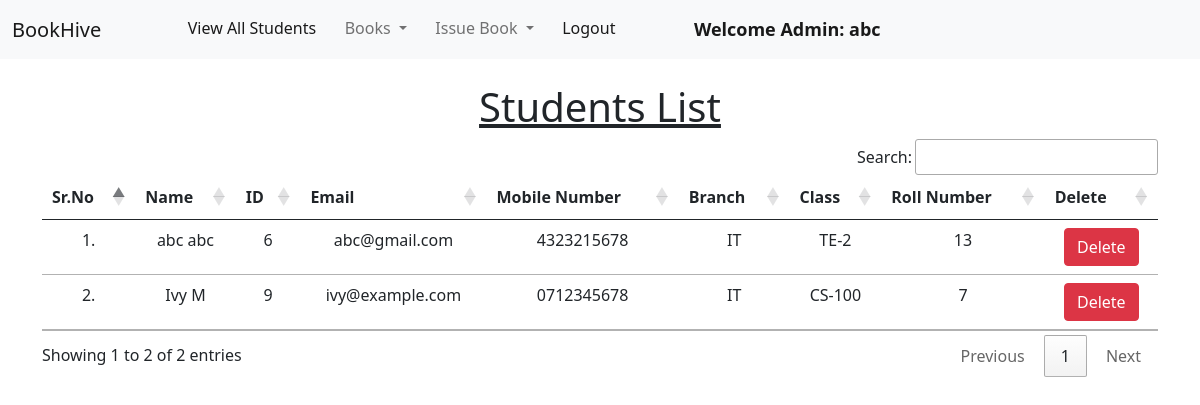
Page /view_students/ (signed in) on the committed database.
### library/models.py (models this page shows, shortened)
class Student(models.Model):
    user = models.OneToOneField(User, on_delete=models.CASCADE)
    classroom = models.CharField(max_length=10)
    branch = models.CharField(max_length=10)
    roll_no = models.CharField(max_length=3, blank=True)
    phone = models.CharField(max_length=10, blank=True)
    image = models.ImageField(upload_to="", blank=True)

### library/views.py (the view)
# urls.py: path("view_students/", views.view_students, name="view_students"),
@login_required(login_url = '/admin_login')
def view_students(request):
    students = Student.objects.all()
    return render(request, "view_students.html", {'students':students})

### library/templates/view_students.html (shortened to what this page needs)
{% extends 'admin_navbar.html' %}
{% load static %}
{% block body %}
<div class="container mt-4">
    <h1 class="text-center"><u>Students List</u></h1>
    <table class="table table-hover" id="example">
        <thead>
            <tr class="text-center">
                <th>Sr.No</th>
                <th>Name</th>
                <th>ID</th>
                <th>Email</th>
                <th>Mobile Number</th>
                <th>Branch</th>
                <th>Class</th>
                <th>Roll Number</th>
                <th>Delete</th>
            </tr>
        </thead>
        <tbody>
            {% for student in students %}
            <tr class="text-center">
                <td>{{forloop.counter}}.</td>
                <td>{{student.user.get_full_name}}</td>
                <td>{{student.user.id}}</td>
                <td>{{student.user.email}}</td>
                <td>{{student.phone}}</td>
                <td>{{student.branch}}</td>
                <td>{{student.classroom}}</td>
                <td>{{student.roll_no}}</td>
                <td><a href="/delete_student/{{student.id}}/" class="btn btn-danger" onclick="return confirm('Are you sure you want to delete this student?')">Delete</a></td>
            </tr>
            {% endfor %}
        </tbody>
    </table>
    </div>
{% endblock %}

### library/templates/admin_navbar.html (shortened to what this page needs)
<!doctype html>
<html lang="en">
  <head>
    <link href="https://cdn.jsdelivr.net/npm/bootstrap@5.1.0/dist/css/bootstrap.min.css" rel="stylesheet">
    <link rel="stylesheet" href="https://cdn.datatables.net/1.10.25/css/jquery.dataTables.min.css">
    <link rel="stylesheet" href="https://cdn.datatables.net/buttons/1.7.1/css/buttons.dataTables.min.css">
  </head>
  <body>
    <nav class="navbar navbar-expand-lg navbar-light bg-light">
        <div class="container-fluid">
          <a class="navbar-brand" href="#">BookHive</a>
          <div class="collapse navbar-collapse" id="navbarSupportedContent">
            <ul class="navbar-nav me-auto mb-2 mb-lg-0">
              <li class="nav-item">
                <a class="nav-link active" aria-current="page" href="/view_students/">View All Students</a>
              </li>
              <li class="nav-item dropdown">
                <a class="nav-link dropdown-toggle" href="#" id="navbarDropdown" role="button" data-bs-toggle="dropdown" aria-expanded="false">
                  Books
                </a>
              </li>
              <li class="nav-item dropdown">
                <a class="nav-link dropdown-toggle" href="#" id="navbarDropdown" role="button" data-bs-toggle="dropdown" aria-expanded="false">
                  Issue Book
                </a>
              </li>
              <li class="nav-item">
                <a class="nav-link active" aria-current="page" href="/logout/">Logout</a>
              </li>
              <li class="nav-item">
                <a style="font-weight:600; font-family:'Segoe UI', Tahoma, Geneva, Verdana, sans-serif; font-size: large;" class="nav-link active" href="#">Welcome Admin: {{request.user}}</a>
              </li>
            </ul>
          </div>
        </div>
      </nav>
      {% block body %}
      {% endblock %}
  </body>
</html>

### rows in the picture
Student: user.get_full_name "abc abc", user.id "6", user.email "abc@gmail.com", phone "4323215678", branch "IT", classroom "TE-2", roll_no "13"
Student: user.get_full_name "Ivy M", user.id "9", user.email "ivy@example.com", phone "0712345678", branch "IT", classroom "CS-100", roll_no "7"

### other values in the picture
{{ request.user }} "abc"
